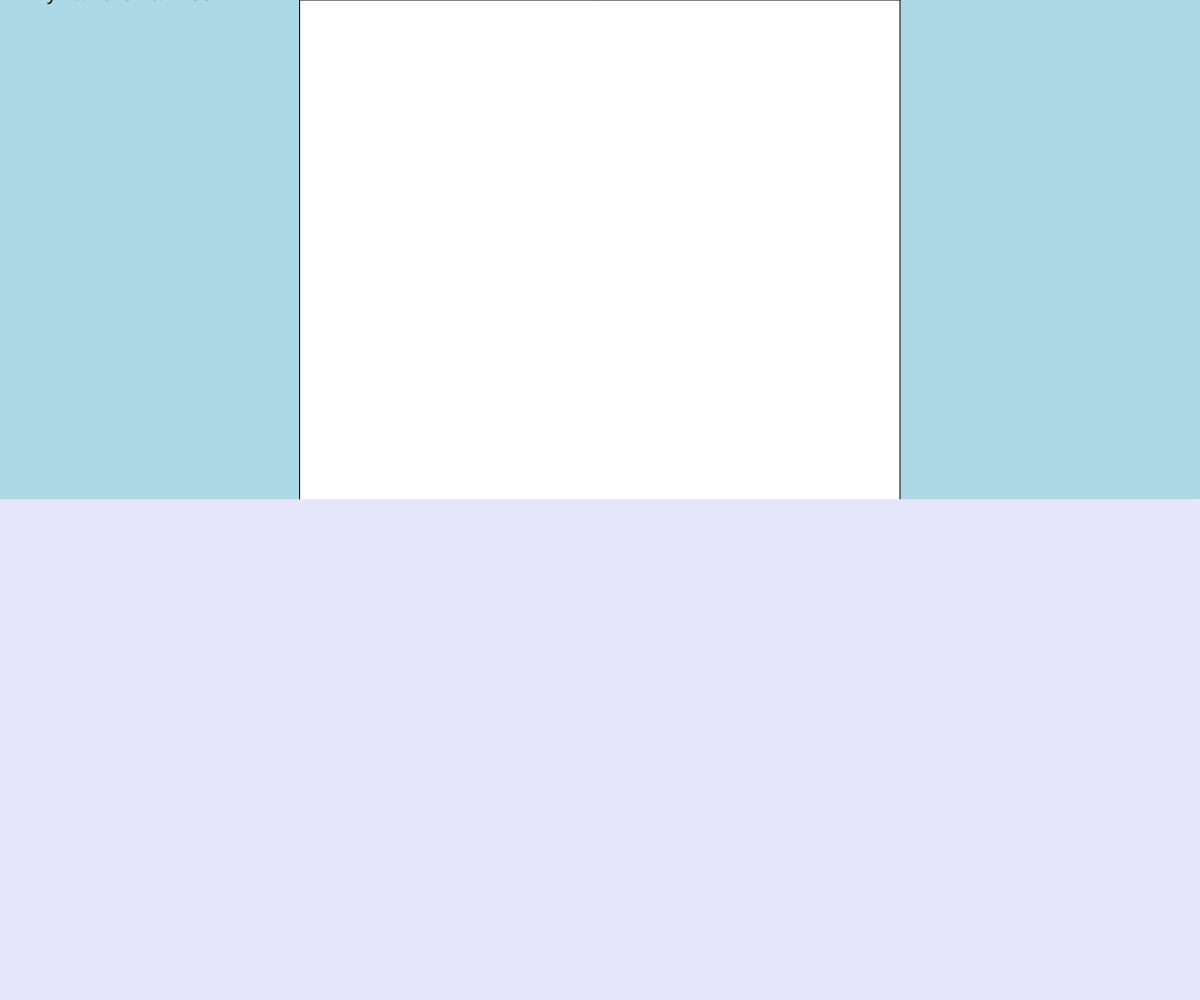
Frame 1 (no input)
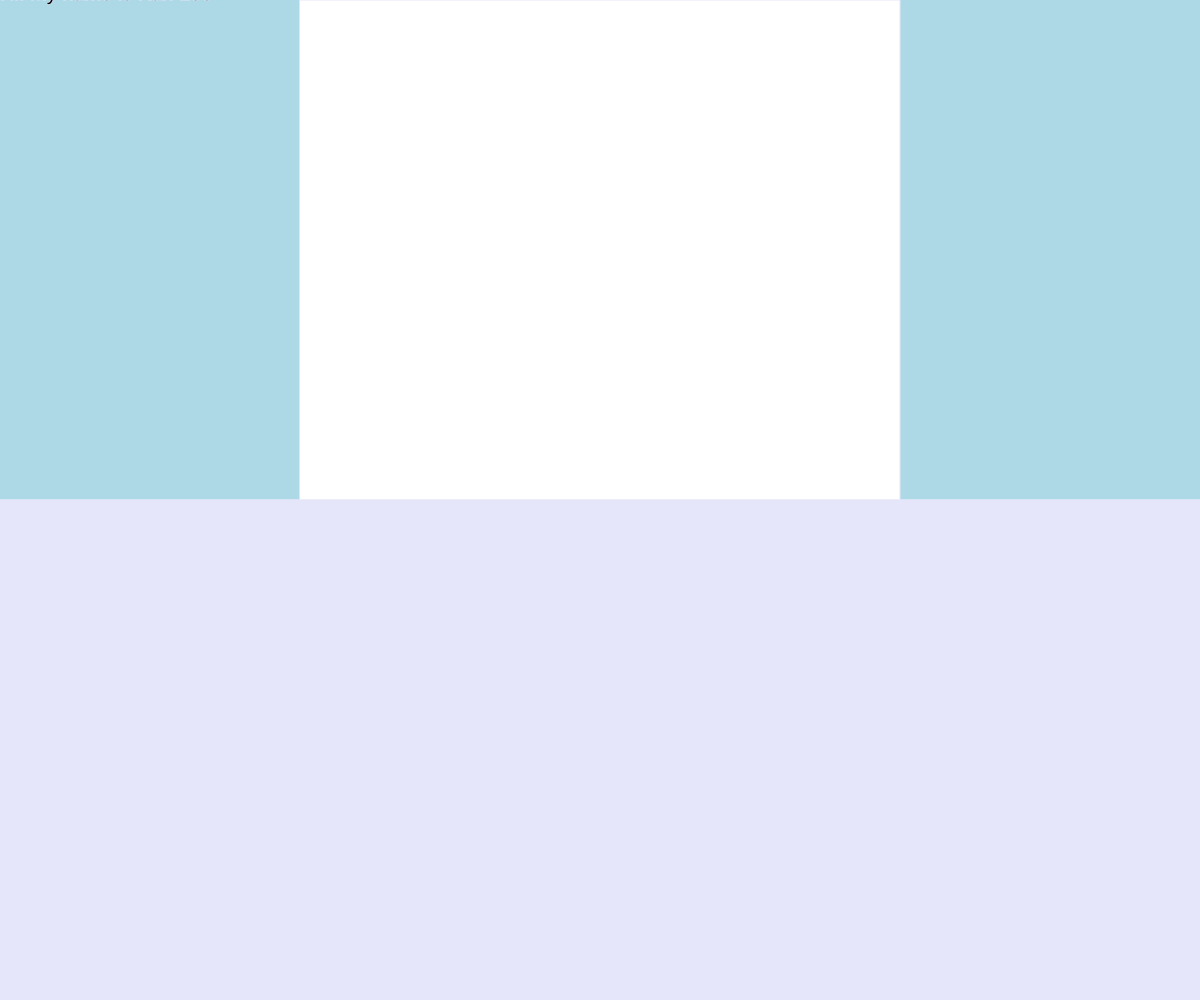
Frame 60 (no input)
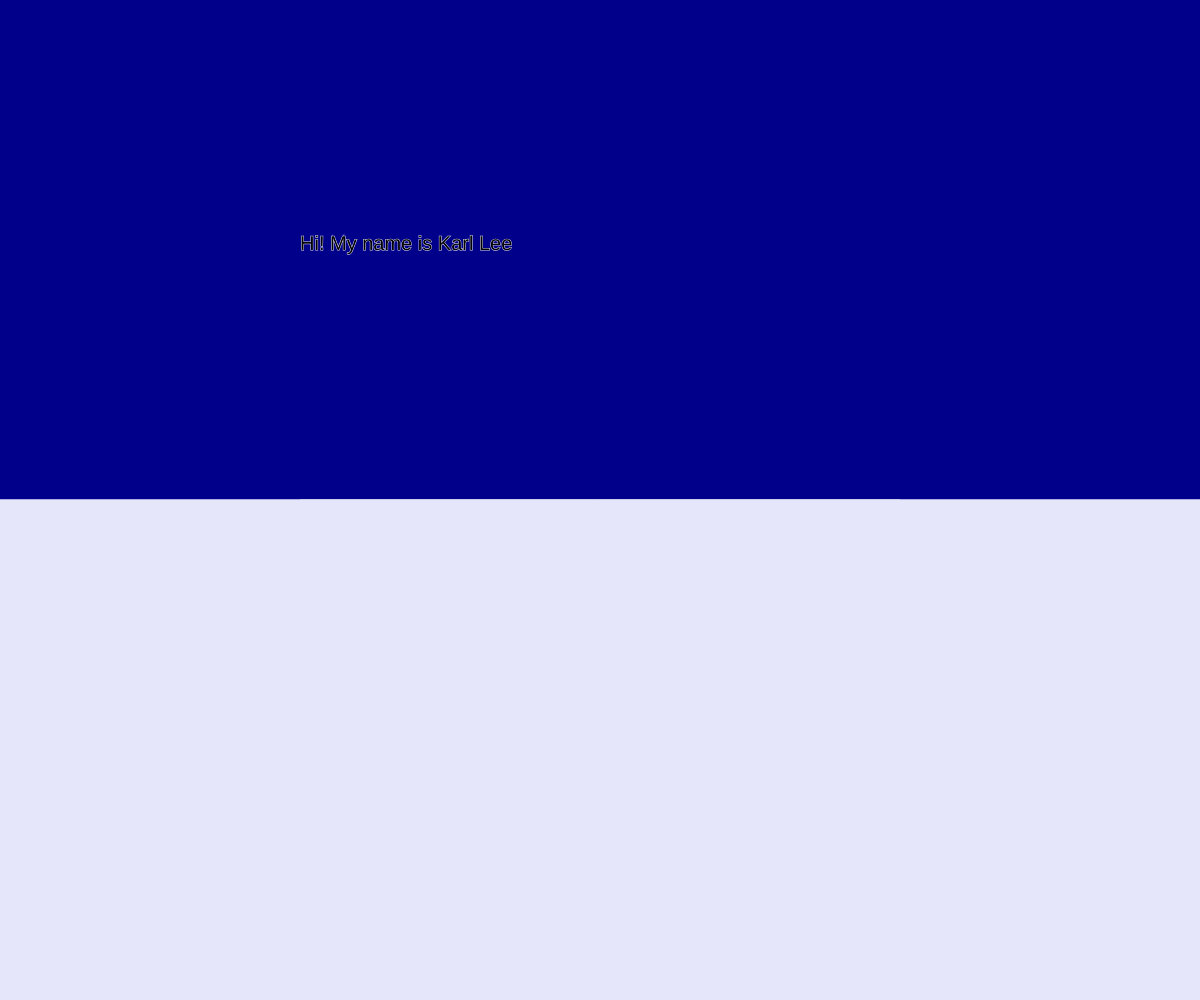
Frame 120 (the mouse pressed at the canvas centre since frame 60)

The p5.js sketch that drew these frames (run headless with seeded random() and noise() and a simulated clock; from frame 60 on, the mouse is pressed at the canvas centre):

// p5.js sketch
// ── sketch.js
//custom variables for y-coordinate of sun & horizon
let shapeHeight;

let designWidth = 400;
let designHeight= 400;
let horizon ;
function setup() {
  createCanvas(windowWidth,windowHeight);
  horizon =height/2;
}

function draw() {

  //shape follows y-coordinate of mouse
  shapeHeight = mouseY;
  currentWidth = mouseX;

  //light blue background if the shape is above horizon

  //with if-else statement
  if (shapeHeight < horizon) {
    background("lightblue"); // blue if above horizon
    
  } else {
    background("darkblue"); // grey if below horizon
  }

  //sun
  fill("white");
  
  rect(width/4, shapeHeight, width/2);
  textSize(20);
  fill("black");
  text('Hi! My name is Karl Lee', currentWidth/2, shapeHeight/2);
  


  // draw line for horizon
  stroke('lavender');
  line(0,horizon,width,horizon);

  //grass

  fill("lavender");

  rect(0, horizon, width, height);

}



function windowResized() {
  resizeCanvas(windowWidth, windowHeight);
  horizon = height / 2; // recalc horizon after resize
}
